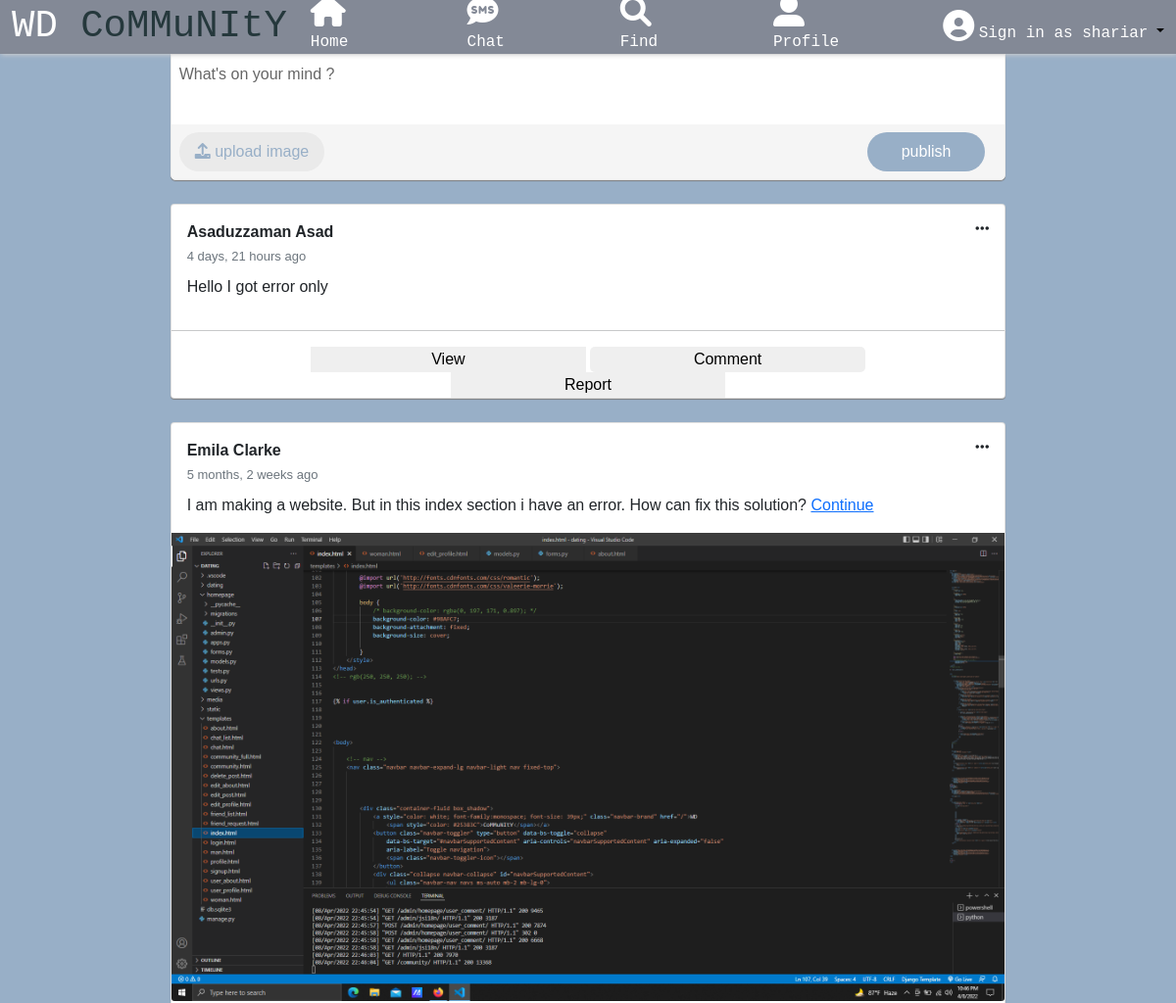
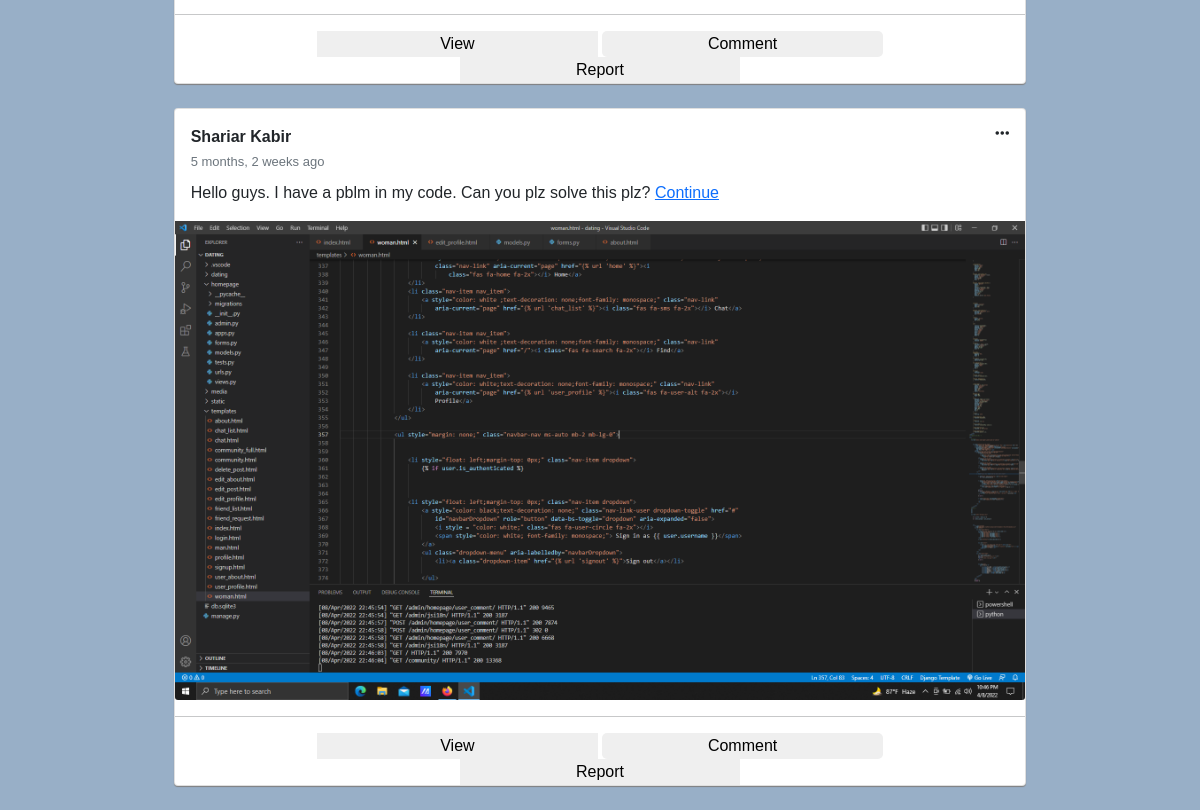
/community/ (signed in), run on the app's committed database (2 pictures, top to bottom).
### homepage/models.py (models this page shows, shortened)
class post (models.Model):
    username = models.CharField (max_length=99)
    name = models.CharField (max_length=99)
    status = models.TextField ()
    photo = models.ImageField(upload_to='photo/', blank=True, null=True)
    date = models.DateTimeField (auto_now_add=True,null = True)

### homepage/views.py (the view)
# urls.py: path('community/',views.community.as_view(),name="community"),
class community (ListView):
    model = post
    template_name = "community.html"
    ordering = ['-id']
    def get_context_data(self, *args, **kwargs):
        context = super(community, self).get_context_data(*args, **kwargs)
        context['status'] = post.objects.all()
        context['comment'] = user_comment.objects.all()
        context['profile_list'] = profile.objects.all()
        return context

### templates/community.html (shortened to what this page needs)
{% load static %}
{% load humanize %}
<!DOCTYPE html>
<html lang="en">
<head>
    <link href="https://cdn.jsdelivr.net/npm/bootstrap@5.1.3/dist/css/bootstrap.min.css" rel="stylesheet"
>
    <link rel="stylesheet" href="https://cdnjs.cloudflare.com/ajax/libs/font-awesome/6.0.0-beta3/css/all.min.css"
 />
    <link href="http://fonts.cdnfonts.com/css/romantic" rel="stylesheet">
    <link href="http://fonts.cdnfonts.com/css/valeerie-morrie" rel="stylesheet">
</head>
{% if user.is_authenticated %}
<body>
    <nav class="navbar navbar-expand-lg navbar-light nav fixed-top">
        <div class="container-fluid box_shadow">
            <a style="color: white; font-family:monospace; font-size: 39px;" class="navbar-brand" href="/">WD
                <span style="color: #25383C">CoMMuNItY</span></a>
            <div class="collapse navbar-collapse" id="navbarSupportedContent">
                <ul class="navbar-nav navs ms-auto mb-2 mb-lg-0">
                    <li class="nav-item nav_item">
                        <a style="color: white; border-bottom: 5px solid white;text-decoration: none;font-family: monospace;"
                            class="nav-link" aria-current="page" href="{% url 'home' %}"><i
                                class="fas fa-home fa-2x"></i> Home</a>
                    </li>
                    <li class="nav-item nav_item">
                        <a style="color: white ;text-decoration: none;font-family: monospace;" class="nav-link"
                            aria-current="page" href="{% url 'chat_list' %}"><i class="fas fa-sms fa-2x"></i> Chat</a>
                    </li>
                    <li class="nav-item nav_item">
                        <a style="color: white ;text-decoration: none;font-family: monospace;" class="nav-link"
                            aria-current="page" href="/"><i class="fas fa-search fa-2x"></i> Find</a>
                    </li>
                    <li class="nav-item nav_item">
                        <a style="color: white;text-decoration: none;font-family: monospace;" class="nav-link"
                            aria-current="page" href="{% url 'user_profile' %}"><i class="fas fa-user-alt fa-2x"></i>
                            Profile</a>
                    </li>
                </ul>
                <ul style="margin: none;" class="navbar-nav ms-auto mb-2 mb-lg-0">
                    <li style="float: left;margin-top: 0px;" class="nav-item dropdown">
                        {% if user.is_authenticated %}
                    <li style="float: left;margin-top: 0px;" class="nav-item dropdown">
                        <a style="color: black;text-decoration: none;" class="nav-link-user dropdown-toggle" href="#"
                            id="navbarDropdown" role="button" data-bs-toggle="dropdown" aria-expanded="false">
                            <i style = "color: white;" class="fas fa-user-circle fa-2x"></i>
                            <span style="color: white; font-family: monospace;"> Sign in as {{ user.username }}</span>
                        </a>
                    </li>
                    {% else %}
                    <a style="color: whblackite ;" class="nav-link" aria-current="page" href="{% url 'signin' %}"><i
                            class="fas fa-user-circle fa-2x"></i>
                        <span style="color: black;font-family: 'Winter', sans-serif;"> Signup/Signin</span>
                    </a>
                    {% endif %}
                    </li>
                </ul>
            </div>
        </div>
    </nav>
    <div style="margin-top: 19px;" class="widget-post" aria-labelledby="post-header-title">
        <div class="widget-post__header">
            <h2 class="widget-post__title" id="post-header-title">
            </h2>
        </div>
        <form action="{% url 'status_form' %}" method="POST" id="widget-form" class="widget-post__form" name="form"
            aria-label="post widget" enctype="multipart/form-data">
            <div class="widget-post__content">
                <textarea name="status" id="post-content" class="widget-post__textarea scroller"
                    placeholder="What's on your mind ?"></textarea>
            </div>
            <div class="widget-post__actions post--actions">
                <div class="post-actions__attachments">
                    <button type="button" class="btn post-actions__upload attachments--btn">
                        <label style="color: #98AFC7;" for="upload-image" class="post-actions__label">
                            <i class="fa fa-upload" aria-hidden="true"></i>
                            upload image
                        </label>
                    </button>
                </div>
                <div class="post-actions__widget">
                    <button type="submit" style="background-color: #98AFC7;"
                        class="btn post-actions__publish">publish</button>
                </div>
            </div>
        </form>
    </div>
    <br>
    {% for post in object_list %}
    <div class="card">
        <div class="card-body">
            <p class="card-title"><b>{{ post.name }}</b>
                <i style="float: right;" class="fas fa-ellipsis-h"></i>
                <br>
                <small style="font-size: small;" class="text-muted">{{ post.date|naturaltime }}</small>
            </p>
            {% if post.status|length < 50 %} <p class="card-text">{{ post.status }}</p>
                {% else %}
                <p class="card-text">{{ post.status|safe|truncatewords:"50" }} <a
                        href="{% url 'community_full' post.pk %}">Continue</a></p>
                {% endif %}
        </div>
        {% if post.photo %}
        <img src="{{ post.photo.url }}" class="card-img-bottom" alt="">
        {% endif %}
        <hr>
        <div style="width: 100%;margin: auto;text-align: center;">
            <button style="border: none;width: 33%;">View</button>
            <button style="border: none;border-radius: 5px;width: 33%;" data-bs-toggle="collapse"
                data-bs-target="#collapseExample{{ post.pk }}" aria-expanded="false"
                aria-controls="collapseExample">Comment</button></a>
            <button style="border: none;width: 33%;">Report</button></a>
        </div>
    </div>
    <br>
    {% endfor %}
</body>
{% else %}
{% load static %}
{% endif %}
</html>

### templates/community.html (style rules this page uses)
.nav_item { margin-right: 73px; }
.box_shadow { background-color: #838996; height: 39px; }
.nav { -webkit-box-shadow: 1px 1px 5px 0px rgba(207, 207, 207, 1); -moz-box-shadow: 1px 1px 5px 0px rgba(207, 207, 207, 1); box-shadow: 1px 1px 5px 0px rgba(207, 207, 207, 1); }
.navbar { background-color: #838996; }
.navs { margin: auto; }
body { background-color: #98AFC7; background-attachment: fixed; background-size: cover; }
* { box-sizing: border-box; }
body { padding: 0 1em; font-family: sans-serif; }
ul { list-style-type: none; }
.btn { padding: .5em 1em; background-color: transparent; color: #6b7270; border: none; cursor: pointer; }
.widget-post { width: 73%; min-height: 100px; height: auto; border-radius: 5px; border: 1px solid #eaeaea; box-shadow: 0 1px 1px grey; background-color: #fff; margin: auto; overflow: hidden; }
.widget-post__header { padding: .2em .5em; background-color: #eaeaea; color: #3f5563; }
.widget-post__title { font-size: 18px; }
.widget-post__content { width: 100%; height: 50%; }
.widget-post__textarea { width: 100%; height: 100%; padding: .5em; border: none; resize: none; }
.post-actions__label { cursor: pointer; }
.widget-post__actions { width: 100%; padding: .5em; }
.post--actions { position: relative; padding: .5em; background-color: #f5f5f5; color: #a2a6a7; }
.post-actions__attachments { display: inline-block; width: 60%; }
.attachments--btn { background-color: #eaeaea; color: #007582; border-radius: 1.5em; }
.post-actions__widget { display: inline-block; width: 38%; text-align: right; }
.post-actions__publish { width: 120px; background-color: #008391; color: #fff; border-radius: 1.5em; }
.card { width: 73%; margin: auto; box-shadow: 0 1px 1px grey; }

### data on the page
post: name "Asaduzzaman Asad", date "4 days, 21 hours ago", status "Hello I got error only"
post: name "Emila Clarke", date "5 months, 2 weeks ago", status "I am making a website. But in this index section i have an error. How can fix this solution?", photo (picture)
post: name "Shariar Kabir", date "5 months, 2 weeks ago", status "Hello guys. I have a pblm in my code. Can you plz solve this plz?", photo (picture)

### other printed values
{{ user.username }} "shariar"
